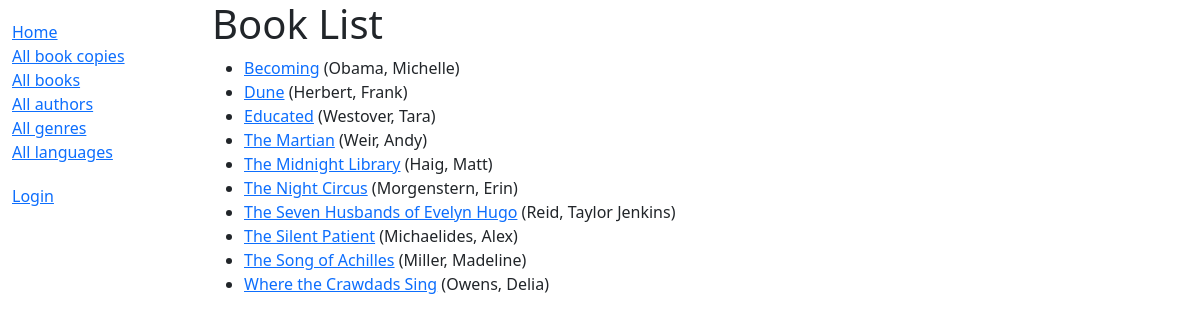
/catalog/books/, run on the app's committed database.
### catalog/models.py (models this page shows, shortened)
class Book(models.Model):
    title = models.CharField(max_length=200)
    author = models.ForeignKey('Author', on_delete=models.RESTRICT, null=True)
    summary = models.TextField(
        max_length=1000, help_text="Enter a brief description of the book")
    isbn = models.CharField('ISBN', max_length=13,
                            unique=True,
                            help_text='13 Character <a href="https://www.isbn-international.org/content/what-isbn'
                                      '">ISBN number</a>')
    genre = models.ManyToManyField(
        Genre, help_text="Select a genre for this book")
    language = models.ForeignKey(
        'Language', on_delete=models.SET_NULL, null=True)
    class Meta:
        ordering = ['title', 'author']
    def display_genre(self):
        """Creates a string for the Genre. This is required to display genre in Admin."""
        return ', '.join([genre.name for genre in self.genre.all()[:3]])
    display_genre.short_description = 'Genre'
    def get_absolute_url(self):
        return reverse('book-detail', args=[str(self.id)])

class Author(models.Model):
    first_name = models.CharField(max_length=100)
    last_name = models.CharField(max_length=100)
    date_of_birth = models.DateField(null=True, blank=True)
    date_of_death = models.DateField('died', null=True, blank=True)
    class Meta:
        ordering = ['last_name', 'first_name']
    def __str__(self):
        return f'{self.last_name}, {self.first_name}'

### catalog/views.py (the view)
# urls.py: path('books/', views.BookListView.as_view(), name='books'),
class BookListView(generic.ListView):
    model = Book
    paginate_by = 10

### catalog/templates/catalog/book_list.html
{% extends "base_generic.html" %}
{% block content %}
    <h1>Book List</h1>
    {% if book_list %}
    <ul>
      {% for book in book_list %}
      <li>
        <a href="{{ book.get_absolute_url }}">{{ book.title }}</a> ({{book.author}})
      </li>
      {% endfor %}
    </ul>
    {% else %}
      <p>There are no books in the library.</p>
    {% endif %}
{% endblock %}

### catalog/templates/base_generic.html (shortened to what this page needs)
<!DOCTYPE html>
<html lang="en">
<head>
  <link href="https://cdn.jsdelivr.net/npm/bootstrap@5.3.3/dist/css/bootstrap.min.css" rel="stylesheet">
  {% load static %}
  <link rel="stylesheet" href="{% static 'css/styles.css' %}">
</head>
<body>
<div class="container-fluid">
<div class="row">
  <div class="col-sm-2">
  {% block sidebar %}
  <ul class="sidebar-nav">
    <li><a href="{% url 'index' %}">Home</a></li>
    <li><a href="{% url 'bookinstances' %}">All book copies</a></li>
    <li><a href="{% url 'books' %}">All books</a></li>
    <li><a href="{% url 'authors' %}">All authors</a></li>
    <li><a href="{% url 'genres' %}">All genres</a></li>
    <li><a href="{% url 'languages' %}">All languages</a></li>
  </ul>
  <ul class="sidebar-nav">
   {% if user.is_authenticated %}
     <li>User: {{ user.get_username }}</li>
     <li><a href="{% url 'my-borrowed' %}">My borrowed</a></li>
     <li>
       <form id="logout-form" method="post" action="{% url 'logout' %}">
         {% csrf_token %}
         <button type="submit" class="btn btn-link">Logout</button>
       </form>
    </li>
   {% else %}
     <li><a href="{% url 'login'%}?next={{request.path}}">Login</a></li>
   {% endif %}
  </ul>
{% endblock %}
  </div>
  <div class="col-sm-10 ">
  {% block content %}{% endblock %}
  </div>
</div>
</div>
</body>
</html>

### catalog/static/css/styles.css (style rules this page uses)
.sidebar-nav { margin-top: 20px; padding: 0; list-style: none; }

### data on the page
Book: title "Becoming", author "Obama, Michelle"
Book: title "Dune", author "Herbert, Frank"
Book: title "Educated", author "Westover, Tara"
Book: title "The Martian", author "Weir, Andy"
Book: title "The Midnight Library", author "Haig, Matt"
Book: title "The Night Circus", author "Morgenstern, Erin"
Book: title "The Seven Husbands of Evelyn Hugo", author "Reid, Taylor Jenkins"
Book: title "The Silent Patient", author "Michaelides, Alex"
Book: title "The Song of Achilles", author "Miller, Madeline"
Book: title "Where the Crawdads Sing", author "Owens, Delia"
